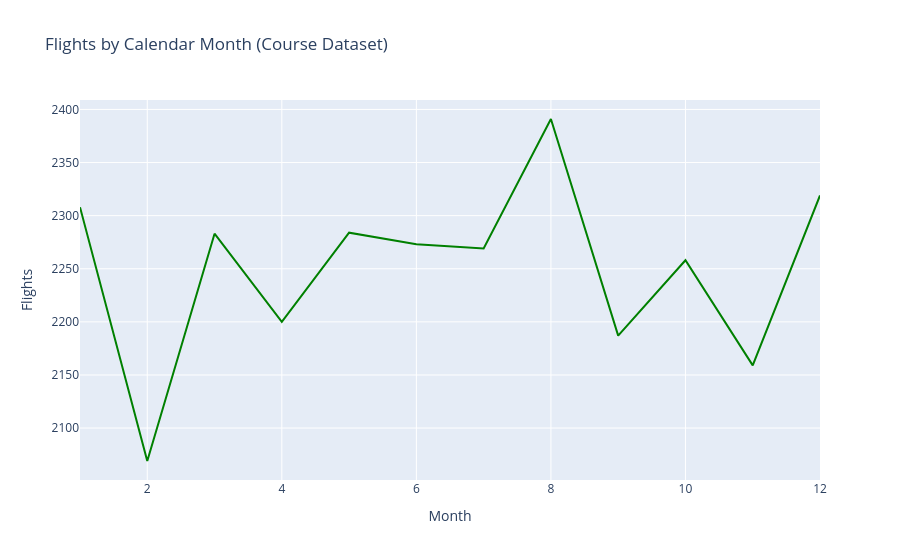

Here is the notebook cell this chart was saved with:
### Code cell
## Here we update these values under function attributes such as title,xaxis_title and yaxis_title
fig.update_layout(title='Flights by Calendar Month (Course Dataset)', xaxis_title='Month', yaxis_title='Flights')
# Display the figure
fig.show()

### Figure 1 — Plotly figure (JSON) as saved in the notebook; plotly's stock layout.template omitted (floating-point values rounded to 4 significant figures)
{"data": [{"marker": {"color": "green"}, "mode": "lines", "type": "scatter", "x": [1, 2, 3, 4, 5, 6, 7, 8, 9, 10, 11, 12], "y": [2308.0, 2069.0, 2283.0, 2200.0, 2284.0, 2273.0, 2269.0, 2391.0, 2187.0, 2258.0, 2159.0, 2319.0]}], "layout": {"title": {"text": "Flights by Calendar Month (Course Dataset)"}, "xaxis": {"title": {"text": "Month"}}, "yaxis": {"title": {"text": "Flights"}}}}
